Frame 1 (no input): blank canvas, image omitted
Frame 60 (the mouse pressed at the canvas centre just before this capture): blank canvas, image omitted
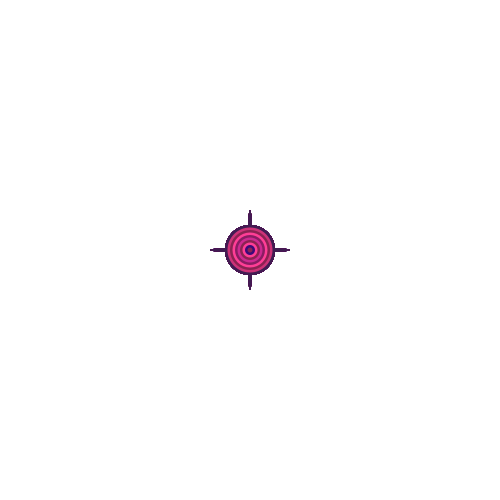
Frame 120 (the mouse held since frame 60 and released just before this capture)

The Processing sketch whose frames 1 and 60 were blank and that drew this single picture after the mouse press (run headless with seeded random() and noise(); from frame 60 on, the mouse is pressed at the canvas centre):

// Processing sketch: processing_22481
// ── processing_22481.pde

//KYLE LLESES
//PROBLEM SET 2 - 3
//BRUSH PATTERN 1 SHOWS WHEN MOUSE IS DRAGGED
//WHILE PATTERN 2 SHOWS WHEN ANY KEY IS PRESSED

void setup() {
  size(500,500);
  background(255);
  smooth();
}

//brush actions
void draw() {
  if (mousePressed) {
    brushpatternone(mouseX, mouseY);
  } 
  else if (keyPressed) { 
    brushpatterntwo (mouseX, mouseY);
  }
 
}

//PATTERN 1
void brushpatternone(int x, int y) {     
  noStroke();

  fill(random (139), random (34), 82);
  ellipse (mouseX,mouseY,50,50);
  ellipse (mouseX,mouseY,80,5);
  ellipse (mouseX,mouseY,5,80);
  fill (205, 50, 120);
  ellipse (mouseX,mouseY,45,45);
  fill(139,34, 82);
  ellipse (mouseX,mouseY,40,40);
  fill(255, 62, 150);
  ellipse (mouseX,mouseY,35,35);
  fill(139, 28, 98);
  ellipse (mouseX,mouseY,30,30);
  fill(205, 41, 144);
  ellipse (mouseX,mouseY,25,25);
  fill(139,34, 82);
  ellipse (mouseX,mouseY,20,20);
  fill (255, 62, 150);
  ellipse (mouseX,mouseY,15,15);
  fill(random (205), random (50), 120);
  ellipse (mouseX,mouseY,10,10);
  fill(139,34, 82);
  ellipse (mouseX,mouseY,5,5);
}

//PATTERN 2
void brushpatterntwo (int x, int y) {
   fill(random (139), random (34), 82);
  ellipse (mouseX,mouseY,50,50);
  ellipse (mouseX,mouseY,80,5);
  ellipse (mouseX,mouseY,5,80);

}
